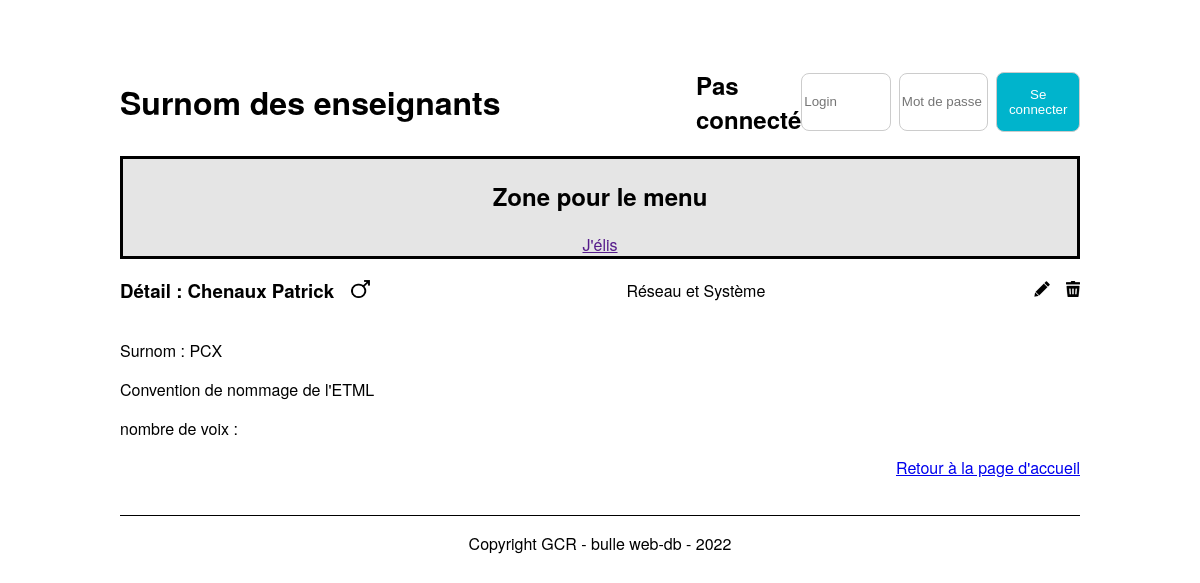
Screenshot of /detailTeacher.php?idTeacher=19 with the database file from the repository.
### tables this page shows
CREATE TABLE `t_teacher` (
  `idTeacher` int NOT NULL,
  `teaFirstname` varchar(50) NOT NULL,
  `teaName` varchar(50) NOT NULL,
  `teaGender` char(1) NOT NULL,
  `teaNickname` varchar(50) NOT NULL,
  `teaOrigine` text NOT NULL,
  `fkSection` int NOT NULL,
  `teaVoix` int NOT NULL
);

### config.php (called while the page is built)
<?php
return[
    'host' => 'localhost',
    'port' => '6033',
    'dbname' => 'db_nickname',
    'username' => 'root',
    'password' => 'root'
];
?>

### Database.php (called while the page is built, shortened)
<?php
 class Database {
    private $connector;
    public function __construct() {
        $configs = include("../config.php");
        try
        {
            $this->connector = new PDO('mysql:host=' . $configs["host"]. ':' . $configs["port"] . ';dbname=' . $configs["dbname"] . ';charset=utf8' , $configs["username"], $configs["password"]);
        }
        catch (PDOException $e)
        {
            die('Erreur : ' . $e->getMessage());
        }
    }
    private function formatData($result){
        $teachers = $result->fetchAll(PDO::FETCH_ASSOC);
        return $teachers;
    }
    public function getOneTeacher($id){
        $query = "SELECT * FROM t_teacher WHERE idTeacher = :idTeacher";
        $binds = array(':idTeacher' => $id);
        $result = $this->queryPrepareExecute($query, $binds);
        $teachers = $this->formatData($result);
        return $teachers[0];
    }
    private function queryPrepareExecute($query, $binds){
        $result= $this->connector->prepare($query);
        foreach ($binds as $param => $value)
        {
            $result->bindValue($param, $value);
        }
        $result->execute();
        return $result;
    }
    public function getTeacherSection($id) {
        $query = "SELECT secName
                    FROM t_section
                    INNER JOIN t_teacher ON idSection = fkSection
                    WHERE idTeacher = :idTeacher";
        $binds = array(':idTeacher' => $id);
        $result = $this->queryPrepareExecute($query, $binds);
        $teacherSection = $this->formatData($result);
        return $teacherSection[0];
    }
}
?>

### src/detailTeacher.php (the view, shortened to what this page needs)
<?php
if (!isset($_SESSION["user"]) ) {
$isUserConnected = false;
} else {
$isUserConnected = true;
$userConnected = $_SESSION["user"];
}
$idTeacher = isset($_GET["idTeacher"]) ? $_GET["idTeacher"] : null;
include '../Database.php';
$db = new Database();
$enseignant = $db->getOneTeacher($idTeacher);
$section = $db->getTeacherSection($idTeacher);
?>
<!DOCTYPE html>
<html lang="fr">
<head>
    <link href="./css/style.css" rel="stylesheet">
</head>
<body>
    <header>
        <div class="container-header">
            <div class="titre-header">
                <h1>Surnom des enseignants</h1>
            </div>
            <div class="login-container">
                <?php if ($isUserConnected === false): ?>
                    <h2>Pas connecté</h2>
                    <form action="index.php" method="post">
                        <input type="text" name="useLogin" id="user" placeholder="Login">
                        <input type="password" name="usePassword" id="password" placeholder="Mot de passe">
                        <button type="submit" class="btn btn-login">Se connecter</button>
                    </form>
                <?php endif; ?>
            </div>
        </div>
        <nav>
            <h2>Zone pour le menu</h2>
            <th><a href="">J'élis</a></th>
        </nav>
    </header>
    <div class="container">
        <div class="user-head">
            <h3>Détail :
                <?php
                    echo $enseignant["teaFirstname"] . " " . $enseignant["teaName"];
                ?>
                <img style="margin-left: 1vw;" height="20em" src="./img/male.png" alt="male symbole">
            </h3>
            <p>
                <?php
                    echo $section["secName"];
                ;?>
            </p>
            <div class="actions">
                <a href="./updateTeacher.php?idTeacher=<?= $enseignant["idTeacher"]; ?>">
                    <img height="20em" src="./img/edit.png" alt="edit icon">
                </a>
                <a href="javascript:confirmDelete(<?= $enseignant["idTeacher"]; ?>)">
                    <img src="./img/delete.png" alt="delete">
                </a>
            </div>
            </div>
            <div class="user-body">
                <div class="left">
                    <p>Surnom :
                        <?php
                            echo $enseignant["teaNickname"];
                        ?>
                    </p>
                    <p>
                        <?php
                            echo $enseignant["teaOrigine"];
                        ;?>
                    </p>
                    <p>
                        <?php
                            echo "nombre de voix : ";
                        ?>
                    </p>
                </div>
            </div>
        <div class="user-footer">
            <a href="./index.php">Retour à la page d'accueil</a>
        </div>
    </div>
    <footer>
        <p>Copyright GCR - bulle web-db - 2022</p>
    </footer>
</body>
</html>

### src/css/style.css (style rules this page uses)
body { font-family: "Helvetica Neue", Helvetica, Arial, sans-serif; margin: auto; width: 80%; }
nav { border: black solid 3px; background-color: #e5e5e5; text-align: center; }
.container { height: 50%; }
footer { border-top: black solid 1px; text-align: center; margin-top: 3vw; }
img { height: 1em; }
.containerOptions a, .user-head a { text-decoration: none; height: 100%; margin-left: 1vw; }
.user-head { width: 100%; display: flex; flex-direction: row; justify-content: space-between; align-items: center; }
.user-footer { text-align: right; }
.left, .rigth { display: inline-block; }
.left { width: 70%; }
.container-header { display: flex; justify-content: center; align-items: center; padding-top: 5%; }
.titre-header { width: 60%; height: 100%; }
.login-container { width: 40%; height: 100%; display: flex; justify-content: end; align-items: center; }
.login-container form { display: flex; justify-content: space-between; }
.login-container input, .login-container .btn-login { width: 30%; display: inline-block; border: 1px solid #ccc; border-radius: 8px; }
.login-container input { height: 4em; margin-bottom: auto; margin-top: auto; }
.btn-login { background-color: #00b4cc; }
.btn { text-align: center; color: white; width: 100%; border: none; cursor: pointer; height: 4.5em; border-radius: 8px; }

### rows the page displays
t_teacher: teaFirstname "Chenaux", teaName "Patrick", teaNickname "PCX", teaOrigine "Convention de nommage de l'ETML"

### other values shown
$section["secName"] "Réseau et Système"
